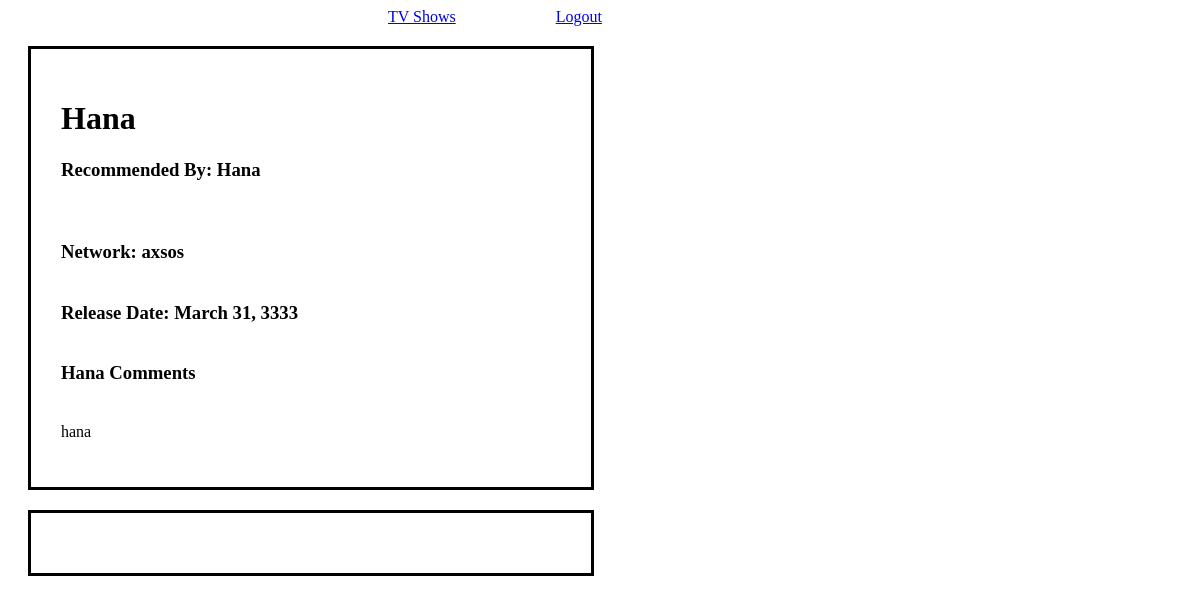
The page /shows/4 (signed in) on the database as committed earlier.
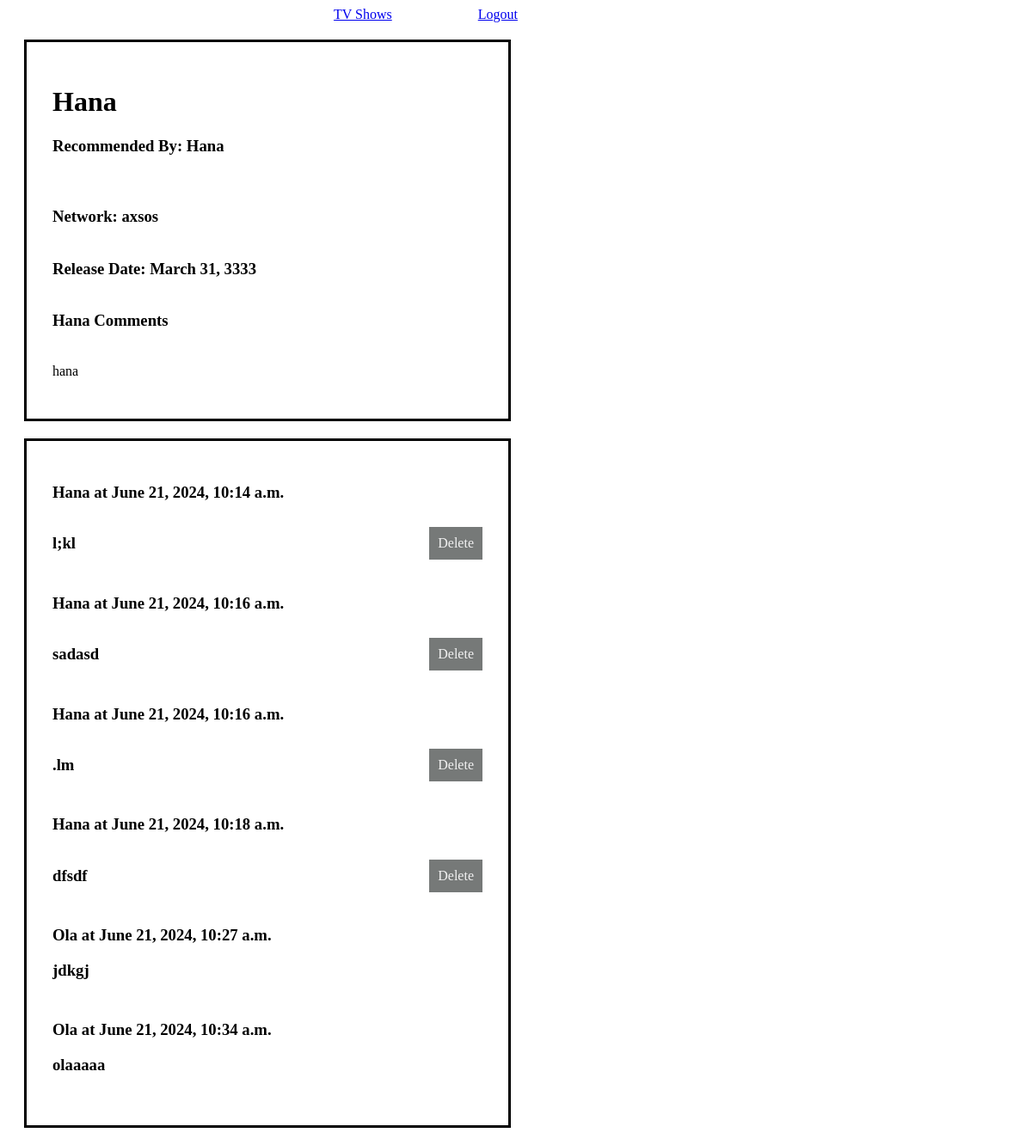
The same page on the database as committed later.
### exam/models.py (models this page shows)
class ReShows(models.Model):
    title = models.CharField(max_length=255)
    network = models.CharField(max_length=255)
    releaseDate = models.DateField()
    comments = models.TextField()
    created = models.DateTimeField(auto_now_add=True)
    updated = models.DateTimeField(auto_now=True)
    user = models.ForeignKey(Users,related_name='user',on_delete=models.CASCADE)
    objects = ReShowsManager()

class Users(models.Model):
    first_name = models.CharField(max_length=45)
    last_name = models.CharField(max_length=45)
    email = models.CharField(max_length=45)
    password = models.CharField(max_length=255)
    created_at = models.DateTimeField(auto_now_add=True)
    updated_date = models.DateTimeField(auto_now=True)
    objects = UsersManager()

class CommendsUser(models.Model):
    text = models.TextField()
    created = models.DateTimeField(auto_now_add=True)
    updated = models.DateTimeField(auto_now=True)
    user = models.ForeignKey(Users,related_name='userCom',on_delete=models.CASCADE)
    reshow = models.ForeignKey(ReShows,related_name='commentts',on_delete=models.CASCADE)

### exam/views.py (the view)
# urls.py: path('shows/<int:Sid>', views.details,name='details'),
def details(request,Sid):
    user = Users.objects.get(id = request.session['userid'])
    show = ReShows.objects.get(id = Sid)
    com = CommendsUser.objects.all()
    return render(request,'details.html',{'user':user,'show':show,'coms':com})

### exam/templates/details.html (shortened to what this page needs)
<!DOCTYPE html>
<html lang="en">
<head>
    {% load static %}
    <link rel="stylesheet" href="{% static 'tvShows.css' %}">
</head>
<body>
    <div class="header">
        <a class="shh" href="{% url 'TVshows'%}">TV Shows</a>
        <a href="{% url 'logout'%}">Logout</a>
    </div>
    <div class="contt">
    <h1>{{show.title}}</h1>
    <h3 class="Reomm"><strong>Recommended By:</strong> {{show.user.first_name}}</h3>
    <h3> <strong>Network:</strong> {{show.network}}</h3>
    <h3><strong>Release Date:</strong> {{show.releaseDate}}</h3>
    <h3><strong>{{show.user.first_name}} Comments</strong></h3>
    <p>{{show.comments}}</p>
</div>
<div class="blabkReq">
<form action="{% url 'addCom' show.id%}" method="POST">
    {%for comment in show.commentts.all%}
    <div class="commm">
    {%if user == comment.user%}
        <h3>{{comment.user.first_name}} at {{comment.created}}</h3>
        <div class="dellll">
        <h3>{{comment.text}}</h3>
        <a class="delbttnn" href="{%url 'delCom' comment.id show.id%}">Delete</a>
    </div>
        {%else%}
        <h3>{{comment.user.first_name}} at {{comment.created}}</h3>
        <h3>{{comment.text}}</h3>
        {%endif%}
    </div>
    {%endfor%}
</form>
</div>
</body>
</html>

### exam/static/tvShows.css (style rules this page uses)
.header { display: flex; align-items: center; }
.shh { margin-left: 380px; margin-right: 100px; }
.contt { border: solid black; width: 500px; margin: 20px; padding: 30px; }
.Reomm { margin-bottom: 40px }
.contt h3 { padding-bottom: 20px; }
.blabkReq { border: solid black; width: 500px; margin: 20px; padding: 30px; }
.commm { padding-bottom: 10px; }
.dellll { display: flex; justify-content: space-between; align-items: center; }
.delbttnn { text-decoration: none; background-color: #767978; padding: 10px; color: #f2f2f2; }

Rows that differ between the two databases and show on the page:
added CommendsUser: user.first_name "Hana", created "June 21, 2024, 10:14 a.m.", text "l;kl"
added CommendsUser: user.first_name "Hana", created "June 21, 2024, 10:16 a.m.", text "sadasd"
added CommendsUser: user.first_name "Hana", created "June 21, 2024, 10:16 a.m.", text ".lm"
added CommendsUser: user.first_name "Hana", created "June 21, 2024, 10:18 a.m.", text "dfsdf"
added CommendsUser: user.first_name "Ola", created "June 21, 2024, 10:27 a.m.", text "jdkgj"
added CommendsUser: user.first_name "Ola", created "June 21, 2024, 10:34 a.m.", text "olaaaaa"
